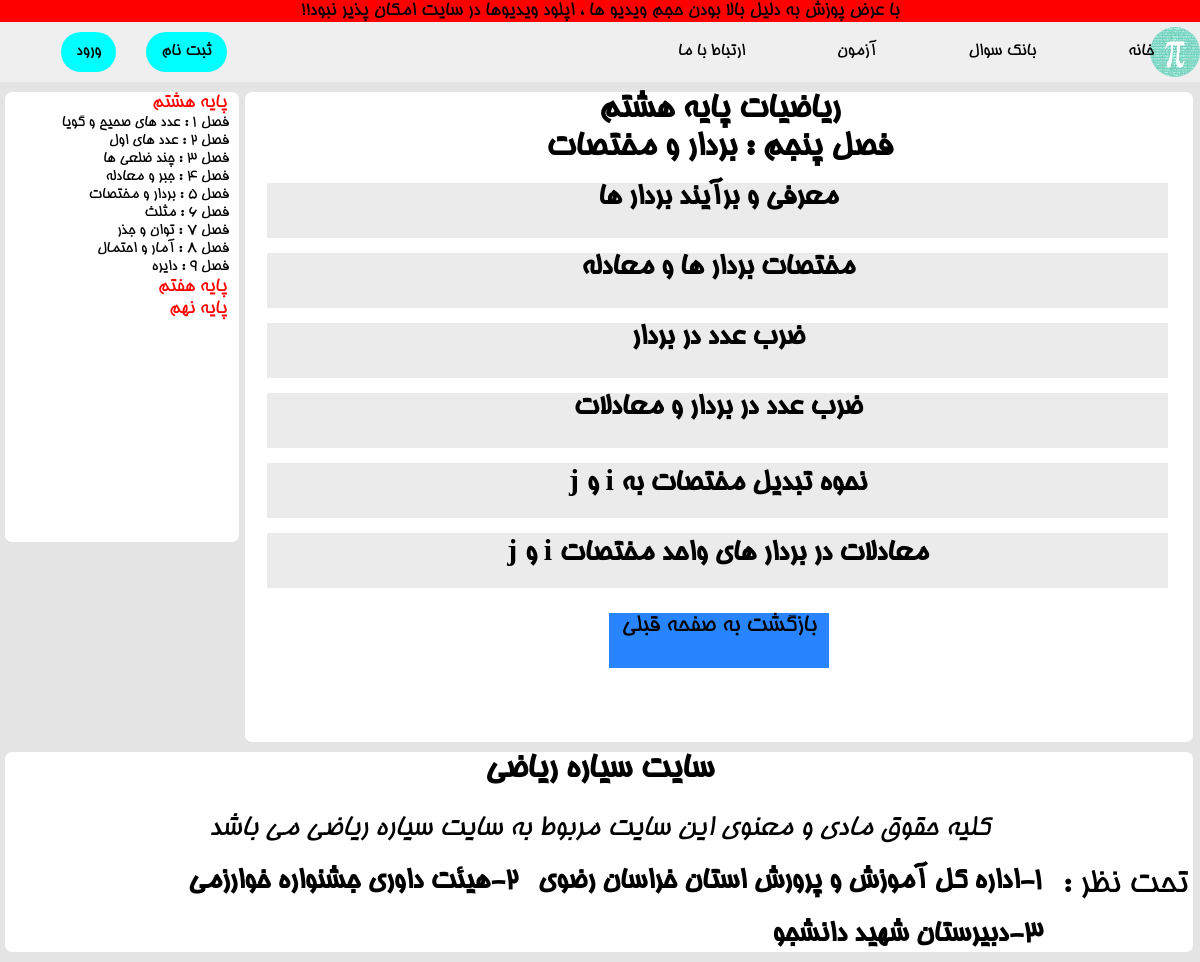
The app's page /paye8/season5/ with its own data.
### project/models.py (models this page shows, shortened)
class Lessons(models.Model):
    STATUS_CHOICES = (
        ('paye7_season1' , 'paye7_season1'),
        ('paye7_season2' , 'paye7_season2'),
        ('paye7_season3' , 'paye7_season3'),
        ('paye7_season4' , 'paye7_season4'),
        ('paye7_season5' , 'paye7_season5'),
        ('paye7_season6' , 'paye7_season6'),
        ('paye7_season7' , 'paye7_season7'),
        ('paye7_season8' , 'paye7_season8'),
        ('paye7_season9' , 'paye7_season9'),
        ('paye8_season1' , 'paye8_season1'),
        ('paye8_season2' , 'paye8_season2'),
        ('paye8_season3' , 'paye8_season3'),
        ('paye8_season4' , 'paye8_season4'),
        ('paye8_season5' , 'paye8_season5'),
        ('paye8_season6' , 'paye8_season6'),
        ('paye8_season7' , 'paye8_season7'),
        ('paye8_season8' , 'paye8_season8'),
        ('paye8_season9' , 'paye8_season9'),
        ('paye9_season1' , 'paye9_season1'),
        ('paye9_season2' , 'paye9_season2'),
        ('paye9_season3' , 'paye9_season3'),
        ('paye9_season4' , 'paye9_season4'),
        ('paye9_season5' , 'paye9_season5'),
        ('paye9_season6' , 'paye9_season6'),
        ('paye9_season7' , 'paye9_season7'),
        ('paye9_season8' , 'paye9_season8'),
    )
    title = models.CharField(max_length=100)
    paye = models.CharField(max_length=50)
    lesson = models.CharField(max_length=50)
    video = models.FileField(upload_to='video/%y')
    slug = models.SlugField(max_length=50)
    status = models.CharField(max_length=50 , choices=STATUS_CHOICES)

### project/views.py (the view)
# urls.py: path('paye8/season5/' , views.Paye8_season5 , name='paye8_season5'),
def Paye8_season5(request):
    lessons = Lessons.objects.filter(status='paye8_season5')
    return render(request , "Seasons/Paye8/season5.html" , {'lesson' : lessons})

### project/templates/Seasons/Paye8/season5.html (shortened to what this page needs)
{% load static %}
<!DOCTYPE html>
<html lang="en" dir="rtl">
<head>
</head>
<body>
{% include 'includes/header.html' %}
{% include 'includes/navbars/paye8.html' %}
        <article>
            <h1>ریاضیات پایه هشتم<br>فصل پنجم : بردار و مختصات</h1>
            {% for lessons in lesson %}
            <a href="{% url 'urls:lessons' lessons.slug %}">
                <div class="div-lesson">
                    <h2>{{lessons.lesson}}</h2>
                </div>
            </a>
            {% endfor %}
    <a href="{% url 'urls:paye8' %}">
        <div class="div-back">بازگشت به صفحه قبلی</div>
     </a>
        </article>
{% include 'includes/footer.html' %}
</body>
</html>

### project/static/style/style.css (style rules this page uses)
* { margin: 0; padding: 0; box-sizing: border-box; text-decoration: none; list-style: none; }
html a { color: black; }
article { height: 650px; width: 99%; background-color: white; margin-right: 7px; margin-top: 10px; margin-bottom: 10px; border-radius: 7px; }
h2 { text-align: center; }

### project/static/style/Seasons/style8.css (style rules this page uses)
body { background-color:rgb(228, 228, 228); }
* { margin: 0; padding: 0; box-sizing: border-box; text-decoration: none; list-style: none; }
html a { color: black; }
article { height: 650px; width: 79%; background-color: white; margin-right: 7px; margin-top: 10px; margin-bottom: 10px; border-radius: 7px; }
h1 { text-align: center; font-size: 35px; }
.div-lesson { width: 95%; height: 55px; background-color: #ebebeb; margin-right: 25px; margin-top: 15px; transition: all 0.5s; }
h2 { text-align: center; font-size: 30px; width: 100%; height: 55px; transition: all 0.5a; }
.div-back { background-color: rgb(40, 133, 255); margin-left: auto; margin-right:auto; margin-top: 25px; width: 220px; height: 55px; text-align: center; font-size: 25px; transition: all 0.6s; }

### records on screen
Lessons: lesson "معرفی و برآیند بردار ها"
Lessons: lesson "مختصات بردار ها و معادله"
Lessons: lesson "ضرب عدد در بردار"
Lessons: lesson "ضرب عدد در بردار و معادلات"
Lessons: lesson "نحوه تبدیل مختصات به i و j"
Lessons: lesson "معادلات در بردار های واحد مختصات i و j"
